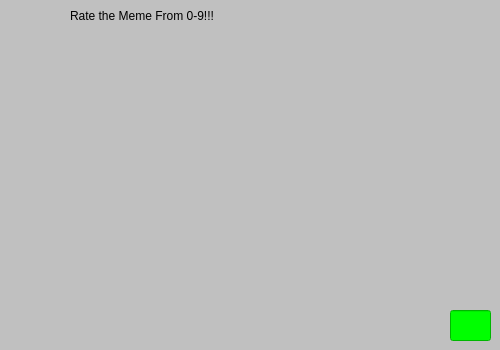
<?xml version="1.0" encoding="UTF-8"?>
<ui version="4.0">
 <class>meme</class>
 <widget class="QWidget" name="meme">
  <property name="geometry">
   <rect>
    <x>0</x>
    <y>0</y>
    <width>500</width>
    <height>350</height>
   </rect>
  </property>
  <property name="maximumSize">
   <size>
    <width>500</width>
    <height>350</height>
   </size>
  </property>
  <property name="windowTitle">
   <string>Form</string>
  </property>
  <property name="styleSheet">
   <string notr="true">background:rgb(192, 192, 192);</string>
  </property>
  <widget class="QLabel" name="label">
   <property name="geometry">
    <rect>
     <x>0</x>
     <y>30</y>
     <width>501</width>
     <height>281</height>
    </rect>
   </property>
   <property name="text">
    <string/>
   </property>
   <property name="pixmap">
    <pixmap resource="resources.qrc">:/meme.png</pixmap>
   </property>
  </widget>
  <widget class="QLabel" name="label_2">
   <property name="geometry">
    <rect>
     <x>70</x>
     <y>0</y>
     <width>381</width>
     <height>31</height>
    </rect>
   </property>
   <property name="styleSheet">
    <string notr="true">font: 700 20pt &quot;Segoe UI&quot;;
color: rgb(0, 0, 0);</string>
   </property>
   <property name="text">
    <string>Rate the Meme From 0-9!!!</string>
   </property>
  </widget>
  <widget class="QLineEdit" name="lineEdit">
   <property name="geometry">
    <rect>
     <x>450</x>
     <y>310</y>
     <width>41</width>
     <height>31</height>
    </rect>
   </property>
   <property name="styleSheet">
    <string notr="true">background: rgb(0, 255, 0);
font: 700 20pt &quot;Segoe UI&quot;;
color: rgb(0, 0, 0);</string>
   </property>
   <property name="text">
    <string/>
   </property>
  </widget>
 </widget>
 <resources>
  <include location="resources.qrc"/>
 </resources>
 <connections/>
</ui>
